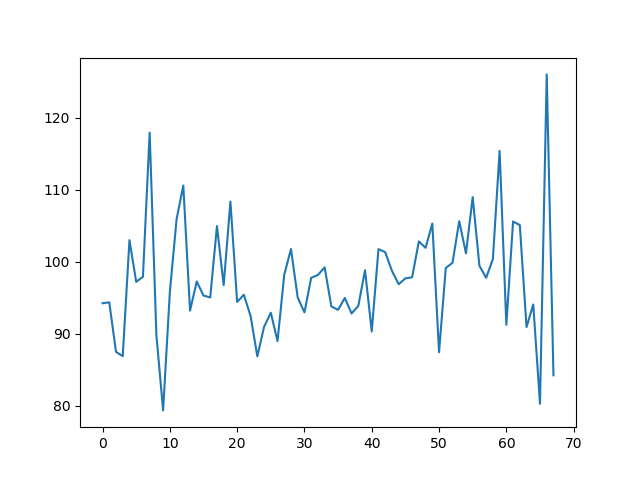

Recreate this plot in Python.
#!/usr/bin/env python3
# -*- coding: utf-8 -*-

#Created on Thu Jan 10 11:39:31 2019

#@author: aarsh



import time
import numpy
import random
from matplotlib import pyplot as plt

size = (100,100)

max_height = 4


initial_height = 0
location = (49,49)

field = numpy.zeros((size[0]+2,size[1]+2))
NField = field.size

'''
for ii in range (size[0]+2):
    for jj in range (size[1]+2):

        field[ii][jj] = random.randint(0,3)
'''    
NN = 1000
t0 = time.time()
    
for ii in range (NN):

    '''field[location[0]+1,location[1]+1] += 3
    field[location[0]+0,location[1]+1] += 3
    field[location[0]+1,location[1]+0] += 3
    field[location[0]+1,location[1]+2] += 3
    field[location[0]+2,location[1]+1] += 3
    '''
    #print
    field[location[0]+1,location[1]+1] += 1
    while numpy.max(field) >= max_height:
    
        highest = numpy.argmax(field.reshape(1,field.size))
    
        x = int(int(highest) / int(field.shape[0]))
        y = int(int(highest) % int(field.shape[0]))
        
        field[x,y] -= 4
        field[x-1,y] += 1
        field[x+1,y] += 1
        field[x,y-1] += 1
        field[x,y+1] += 1
        
        field[0,:] = 0
        field[:,0] = 0
        field[size[0]+1,:] = 0
        field[:,size[1]+1] = 0
        
      
    
fieldP = numpy.copy(field[1:size[0], 1:size[1]])
#print (fieldP)

fourier = []
fourier.append(numpy.fft.fft2(fieldP))
#print (fourier)
power_spectrum = []
power_spectrum.append(numpy.abs(fourier))
#print (power_spectrum)
power_spectrum = numpy.array(power_spectrum[0][0])
#print (power_spectrum)
power_spectrum = numpy.fft.fftshift(power_spectrum)
power_spectrum = numpy.array(power_spectrum)
print (power_spectrum)
def azimuthal_average(plot):
    x, y = numpy.indices(plot.shape)
    
    center = numpy.array([(x.max()-x.min())/2.0, (y.max()-y.min())/2.0])
    r = numpy.hypot(x - center[0],y - center[1])
    print (r)
    n = numpy.argsort(r.flat)
    sorted_radii = r.flat[n]
    sorted_plot = plot.flat[n]
    
    r_int = sorted_radii.astype(int)
    
    delta_r = r_int[1:] - r_int[:-1]
    changed_r = numpy.where(delta_r)[0]
    nr = changed_r[1:] - changed_r[:-1]
    
    cumulative_sum = numpy.cumsum(sorted_plot, dtype=int)
    total = cumulative_sum[changed_r[1:]] - cumulative_sum[changed_r[:-1]]
    
    average = total / nr
    
    return average

a_average = azimuthal_average(power_spectrum)
a_average = numpy.array(a_average)
#print (a_average)
    
#plt.clf()
#plt.ion()
#plt.figure(figsize=(size[0],size[1]), dpi= 10.0, frameon= False)
#plt.pcolor(fieldP)
#plt.colorbar()
#figname1 = "frame_%d.png" % (ii)
#plt.savefig(figname1)

#plt.clf()
#plt.ion()
#plt.figure(figsize=(size[0],size[1]), dpi= 10.0, frameon= False)
#plt.pcolor(fourier)
#plt.colorbar()
#figname2 = "fourier.png" % (ii)
#plt.savefig(figname2)
'''
plt.clf()
plt.ion()
plt.figure(figsize=(size[0],size[1]), dpi= 20.0, frameon= False)
plt.pcolor(power_spectrum)
plt.colorbar()
figname3 = "power_spectrum.png"
plt.savefig(figname3)
#plt.show()
'''


plt.plot(a_average)
